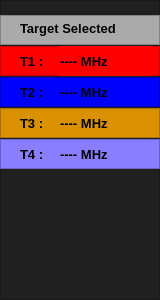
   <widget class="QFrame" name="frame_10">
    <property name="geometry">
     <rect>
      <x>1480</x>
      <y>120</y>
      <width>160</width>
      <height>300</height>
     </rect>
    </property>
    <property name="styleSheet">
     <string notr="true">QFrame{
background-color:#202020;



}</string>
    </property>
    <property name="frameShape">
     <enum>QFrame::Shape::StyledPanel</enum>
    </property>
    <property name="frameShadow">
     <enum>QFrame::Shadow::Raised</enum>
    </property>
    <widget class="QLabel" name="label_18">
     <property name="geometry">
      <rect>
       <x>60</x>
       <y>46</y>
       <width>91</width>
       <height>30</height>
      </rect>
     </property>
     <property name="font">
      <font>
       <pointsize>10</pointsize>
       <bold>true</bold>
      </font>
     </property>
     <property name="styleSheet">
      <string notr="true">QLabel{
background-color:rgb(255, 0,0);

}</string>
     </property>
     <property name="text">
      <string>---- MHz </string>
     </property>
    </widget>
    <widget class="QLabel" name="label_19">
     <property name="geometry">
      <rect>
       <x>60</x>
       <y>77</y>
       <width>91</width>
       <height>30</height>
      </rect>
     </property>
     <property name="font">
      <font>
       <pointsize>10</pointsize>
       <bold>true</bold>
      </font>
     </property>
     <property name="styleSheet">
      <string notr="true">QLabel{

background-color: rgba( 255, 255, 255, 0% );
}</string>
     </property>
     <property name="text">
      <string>---- MHz </string>
     </property>
    </widget>
    <widget class="QLabel" name="label_21">
     <property name="geometry">
      <rect>
       <x>60</x>
       <y>108</y>
       <width>91</width>
       <height>30</height>
      </rect>
     </property>
     <property name="font">
      <font>
       <pointsize>10</pointsize>
       <bold>true</bold>
      </font>
     </property>
     <property name="styleSheet">
      <string notr="true">


QLabel{
background-color: rgba( 255, 255, 255, 0% );
}</string>
     </property>
     <property name="text">
      <string>---- MHz </string>
     </property>
    </widget>
    <widget class="QLabel" name="label_23">
     <property name="geometry">
      <rect>
       <x>60</x>
       <y>139</y>
       <width>91</width>
       <height>30</height>
      </rect>
     </property>
     <property name="font">
      <font>
       <pointsize>10</pointsize>
       <bold>true</bold>
      </font>
     </property>
     <property name="styleSheet">
      <string notr="true">QLabel{
background-color: rgba( 255, 255, 255, 0% );
}</string>
     </property>
     <property name="text">
      <string>---- MHz </string>
     </property>
    </widget>
    <widget class="QLabel" name="label_24">
     <property name="geometry">
      <rect>
       <x>20</x>
       <y>139</y>
       <width>41</width>
       <height>30</height>
      </rect>
     </property>
     <property name="font">
      <font>
       <pointsize>10</pointsize>
       <bold>true</bold>
      </font>
     </property>
     <property name="styleSheet">
      <string notr="true">QLabel{
background-color: rgba( 255, 255, 255, 0% );
}</string>
     </property>
     <property name="text">
      <string>T4 : </string>
     </property>
    </widget>
    <widget class="QFrame" name="frame_17">
     <property name="geometry">
      <rect>
       <x>0</x>
       <y>139</y>
       <width>160</width>
       <height>30</height>
      </rect>
     </property>
     <property name="styleSheet">
      <string notr="true">QFrame{
background-color: rgb(137, 126, 255);
}</string>
     </property>
     <property name="frameShape">
      <enum>QFrame::Shape::StyledPanel</enum>
     </property>
     <property name="frameShadow">
      <enum>QFrame::Shadow::Raised</enum>
     </property>
    </widget>
    <widget class="QFrame" name="frame_18">
     <property name="geometry">
      <rect>
       <x>0</x>
       <y>108</y>
       <width>160</width>
       <height>30</height>
      </rect>
     </property>
     <property name="styleSheet">
      <string notr="true">QFrame{
background-color:rgb(217, 145, 0);

}</string>
     </property>
     <property name="frameShape">
      <enum>QFrame::Shape::StyledPanel</enum>
     </property>
     <property name="frameShadow">
      <enum>QFrame::Shadow::Raised</enum>
     </property>
     <widget class="QLabel" name="label_22">
      <property name="geometry">
       <rect>
        <x>20</x>
        <y>0</y>
        <width>41</width>
        <height>30</height>
       </rect>
      </property>
      <property name="font">
       <font>
        <pointsize>10</pointsize>
        <bold>true</bold>
       </font>
      </property>
      <property name="styleSheet">
       <string notr="true">QLabel{
background-color: rgba( 255, 255, 255, 0% );
}</string>
      </property>
      <property name="text">
       <string>T3 : </string>
      </property>
     </widget>
    </widget>
    <widget class="QFrame" name="frame_19">
     <property name="geometry">
      <rect>
       <x>0</x>
       <y>77</y>
       <width>160</width>
       <height>30</height>
      </rect>
     </property>
     <property name="styleSheet">
      <string notr="true">QFrame{
background-color:blue;

}</string>
     </property>
     <property name="frameShape">
      <enum>QFrame::Shape::StyledPanel</enum>
     </property>
     <property name="frameShadow">
      <enum>QFrame::Shadow::Raised</enum>
     </property>
     <widget class="QLabel" name="label_20">
      <property name="geometry">
       <rect>
        <x>20</x>
        <y>0</y>
        <width>41</width>
        <height>30</height>
       </rect>
      </property>
      <property name="font">
       <font>
        <pointsize>10</pointsize>
        <bold>true</bold>
       </font>
      </property>
      <property name="styleSheet">
       <string notr="true">QLabel{
background-color: rgba( 255, 255, 255, 0% );
}</string>
      </property>
      <property name="text">
       <string>T2 : </string>
      </property>
     </widget>
    </widget>
    <widget class="QFrame" name="frame_20">
     <property name="geometry">
      <rect>
       <x>0</x>
       <y>46</y>
       <width>160</width>
       <height>30</height>
      </rect>
     </property>
     <property name="styleSheet">
      <string notr="true">QFrame{
background-color:rgb(255, 0, 0);
}</string>
     </property>
     <property name="frameShape">
      <enum>QFrame::Shape::StyledPanel</enum>
     </property>
     <property name="frameShadow">
      <enum>QFrame::Shadow::Raised</enum>
     </property>
     <widget class="QLabel" name="label_17">
      <property name="geometry">
       <rect>
        <x>20</x>
        <y>0</y>
        <width>41</width>
        <height>30</height>
       </rect>
      </property>
      <property name="font">
       <font>
        <pointsize>10</pointsize>
        <bold>true</bold>
       </font>
      </property>
      <property name="styleSheet">
       <string notr="true">QLabel{
background-color: rgba( 255, 255, 255, 0% );
}</string>
      </property>
      <property name="text">
       <string>T1 : </string>
      </property>
     </widget>
    </widget>
    <widget class="QFrame" name="frame_28">
     <property name="geometry">
      <rect>
       <x>0</x>
       <y>15</y>
       <width>160</width>
       <height>30</height>
      </rect>
     </property>
     <property name="styleSheet">
      <string notr="true">QFrame{
background-color:rgb(170, 170, 170);
}</string>
     </property>
     <property name="frameShape">
      <enum>QFrame::Shape::StyledPanel</enum>
     </property>
     <property name="frameShadow">
      <enum>QFrame::Shadow::Raised</enum>
     </property>
     <widget class="QLabel" name="label_75">
      <property name="geometry">
       <rect>
        <x>20</x>
        <y>5</y>
        <width>121</width>
        <height>16</height>
       </rect>
      </property>
      <property name="font">
       <font>
        <pointsize>10</pointsize>
        <bold>true</bold>
       </font>
      </property>
      <property name="text">
       <string>Target Selected</string>
      </property>
     </widget>
    </widget>
    <zorder>frame_20</zorder>
    <zorder>frame_19</zorder>
    <zorder>frame_18</zorder>
    <zorder>frame_17</zorder>
    <zorder>label_18</zorder>
    <zorder>label_19</zorder>
    <zorder>label_21</zorder>
    <zorder>label_23</zorder>
    <zorder>label_24</zorder>
    <zorder>frame_28</zorder>
   </widget>
